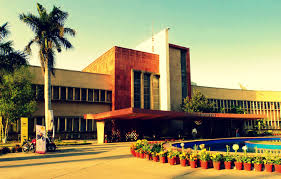
#> input picture image.jpg, 281 x 179 px
$ jupyter execute Cartoonization.ipynb
#> lines starting #> are read from the running program, lines starting #| are printed output that depends on the picture; after the words box and inside, x2 and y2 are one past the last pixel; in counts of white or black regions, pixels touching at a corner belong together
# Cartoonization with OpenCV

1. Apply a bilateral filter to reduce the colour palette of the image.
2. Convert the original colour of the image to grayscale.
3. Apply a median blur to reduce image noise in the resultant grayscale image.
4. Create an edge mask from the grayscale image using adaptive thresholding.
5. Combining the colour image from step1 with the edge mask from step 4.

[cell 1]
import cv2
import numpy as np

num_down = 2
num_bilateral = 7

img = cv2.imread("image.jpg")
#> img is the input picture: shape (179, 281, 3); mean B, G, R 100.3, 140.9, 149.6
print(img.shape)
#| (179, 281, 3)

img = cv2.resize(img,(800,800))
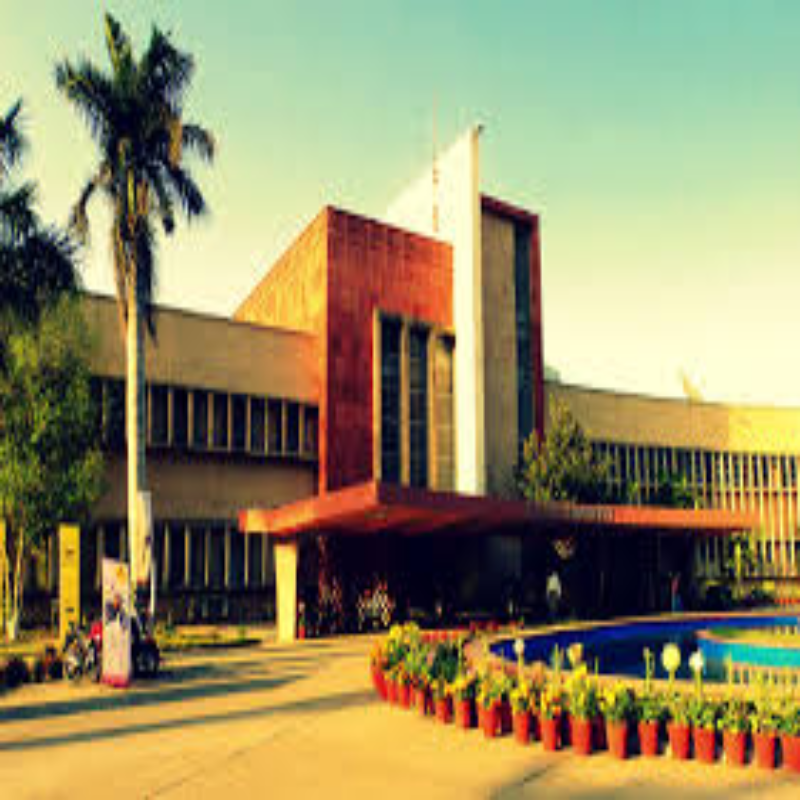
#> img: shape (800, 800, 3); mean B, G, R 100.2, 140.8, 149.5
print(img.shape)
#| (800, 800, 3)

img_colour = img
for _ in range (num_down):
    img_colour = cv2.pyrDown(img_colour)
#> this loop made 2 passes
#> pass 1, `img_colour = cv2.pyrDown(img_colour)`:
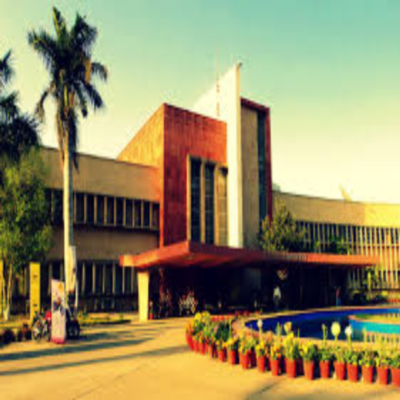
#> img_colour: shape (400, 400, 3); mean B, G, R 100.2, 140.7, 149.5
#> pass 2, `img_colour = cv2.pyrDown(img_colour)`:
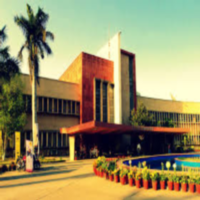
#> img_colour: shape (200, 200, 3); mean B, G, R 100.2, 140.7, 149.3

for _ in range (num_bilateral):
    img_colour = cv2.bilateralFilter(img_colour, d=9, sigmaColor=9, sigmaSpace=7)

for _ in range (num_down):
    img_colour = cv2.pyrUp(img_colour)
#> this loop made 2 passes
#> pass 1, `img_colour = cv2.pyrUp(img_colour)`:
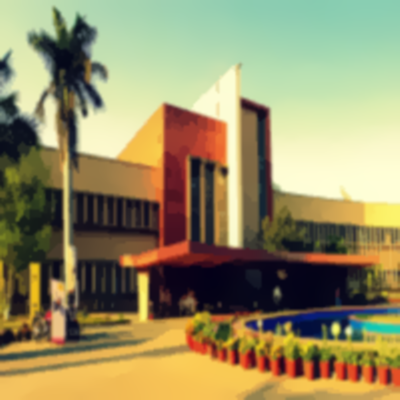
#> img_colour: shape (400, 400, 3); mean B, G, R 100.3, 140.9, 149.5

img_gray = cv2.cvtColor(img_colour, cv2.COLOR_RGB2GRAY)
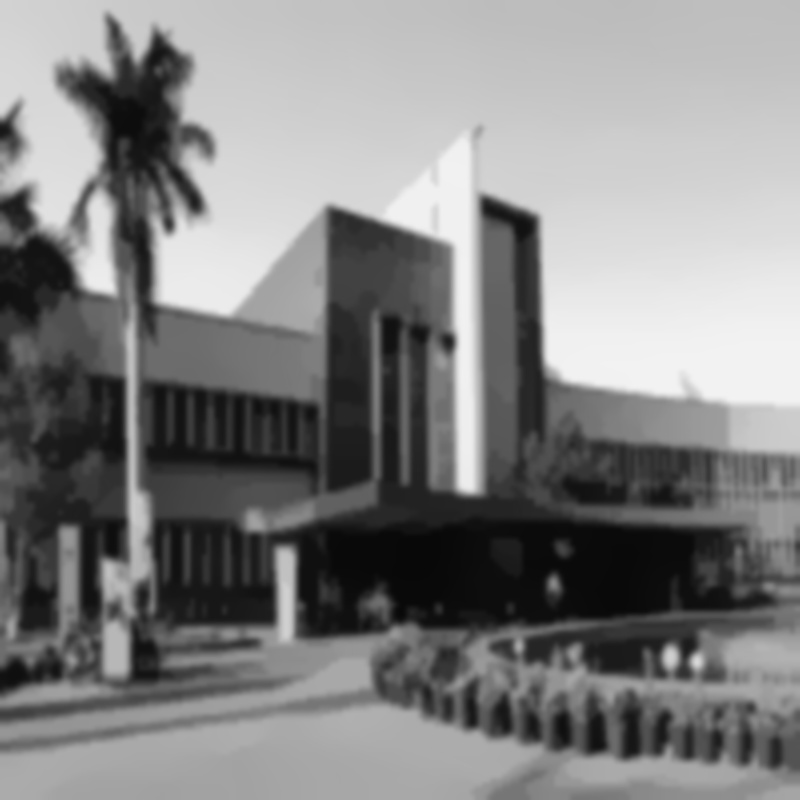
#> img_gray: shape (800, 800); min 8, max 242, mean 129.8
img_blur = cv2.medianBlur(img_gray, 7)

img_edge = cv2.adaptiveThreshold(img_blur, 255, cv2.ADAPTIVE_THRESH_MEAN_C, cv2.THRESH_BINARY, blockSize=9, C=2)
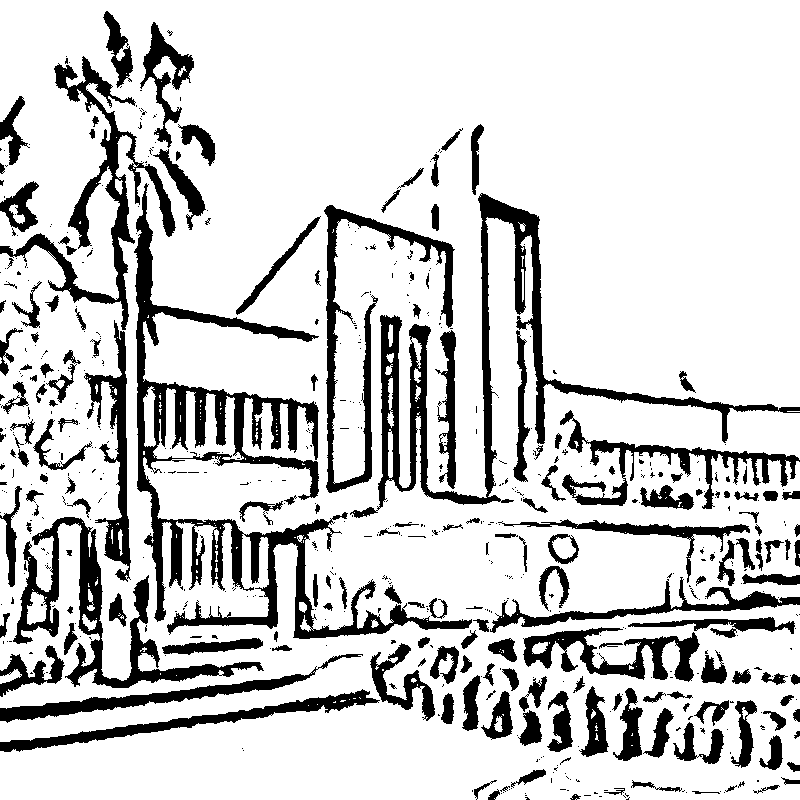
#> img_edge: shape (800, 800); 81.4% white; 621 black regions (442 under 20 px), largest, box (x1, y1, x2, y2) and area: (134, 183, 472, 639) 20574, (350, 193, 800, 518) 13099, (13, 517, 264, 688) 7597

img_edge = cv2.cvtColor(img_edge, cv2.COLOR_GRAY2RGB)
img_cartoon = cv2.bitwise_and(img_colour, img_edge)
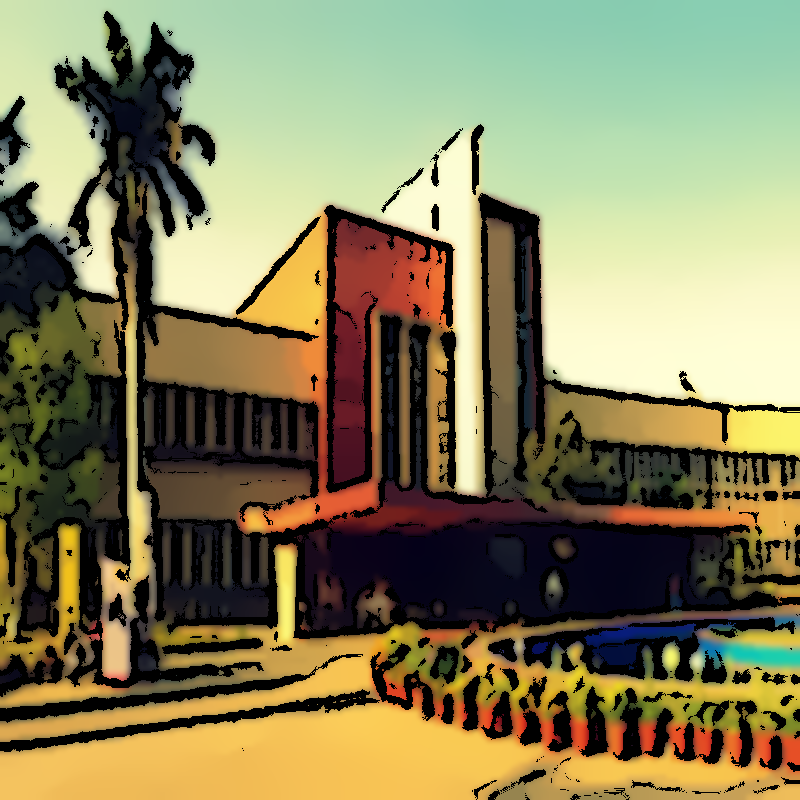
#> img_cartoon: shape (800, 800, 3); mean B, G, R 90.5, 128.1, 133.5

#cv2.imshow("Cartoon", img_cartoon)

stack = np.hstack([img_colour, img_cartoon])
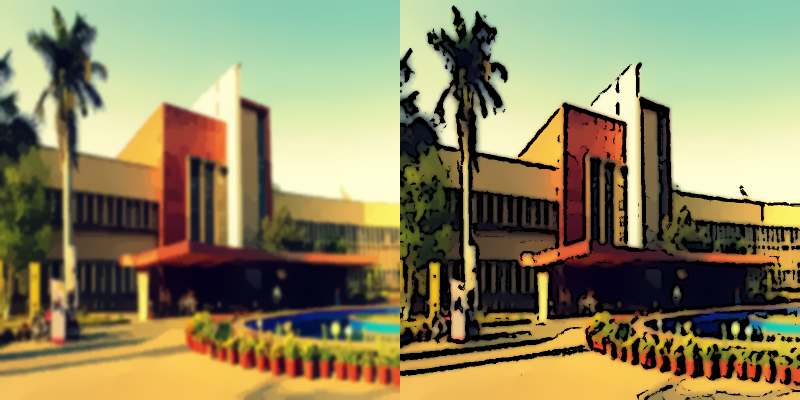
#> stack: shape (800, 1600, 3) (shown at 1/2 size); mean B, G, R 95.4, 134.5, 141.6
cv2.imshow("side by side",stack)

cv2.waitKey(0)
